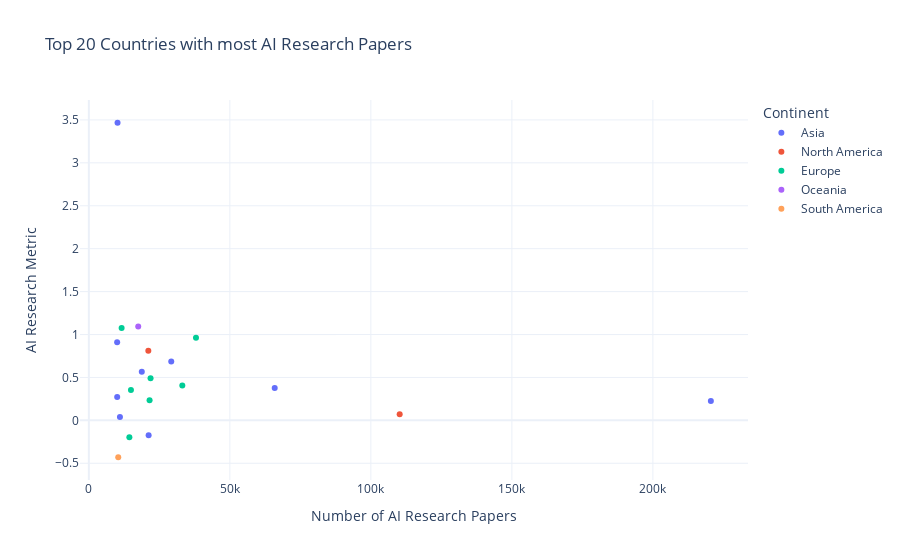

The notebook cell this image was saved under:
### Code cell
fig = px.scatter(
    data_api_topics.sort_values(by = 'AI_paper_count', ascending=False).reset_index(drop=True)[:20],
    x="AI_paper_count",
    y="research_metric_AI",
    color="continent",
    hover_name="Country",
    hover_data={
        "research_metric_AI": True,
        "AI_paper_count": True,
        "continent": True
    },
    title="Top 20 Countries with most AI Research Papers"
)

fig.update_layout(
    xaxis_title="Number of AI Research Papers",
    yaxis_title="AI Research Metric",
    legend_title="Continent",
    template="plotly_white"
)

fig.show()

### Figure 1 — Plotly figure (JSON) as saved in the notebook; plotly's stock layout.template omitted (floating-point values rounded to 4 significant figures)
{"data": [{"customdata": [["Asia"], ["Asia"], ["Asia"], ["Asia"], ["Asia"], ["Asia"], ["Asia"], ["Asia"], ["Asia"]], "hovertemplate": "<b>%{hovertext}</b><br><br>continent=%{customdata[0]}<br>AI_paper_count=%{x}<br>research_metric_AI=%{y}<extra></extra>", "hovertext": ["China", "India", "Indonesia", "Japan", "Korea, Rep.", "Turkiye", "Hong Kong SAR, China", "Saudi Arabia", "Iran, Islamic Rep."], "legendgroup": "Asia", "marker": {"color": "#636efa", "symbol": "circle"}, "mode": "markers", "name": "Asia", "orientation": "v", "showlegend": true, "type": "scatter", "x": [220554, 65903, 29222, 21195, 18770, 11025, 10172, 10047, 10034], "xaxis": "x", "y": [0.2262, 0.3761, 0.6852, -0.1749, 0.5655, 0.03812, 3.467, 0.2726, 0.9108], "yaxis": "y"}, {"customdata": [["North America"], ["North America"]], "hovertemplate": "<b>%{hovertext}</b><br><br>continent=%{customdata[0]}<br>AI_paper_count=%{x}<br>research_metric_AI=%{y}<extra></extra>", "hovertext": ["United States", "Canada"], "legendgroup": "North America", "marker": {"color": "#EF553B", "symbol": "circle"}, "mode": "markers", "name": "North America", "orientation": "v", "showlegend": true, "type": "scatter", "x": [110214, 21091], "xaxis": "x", "y": [0.07021, 0.8107], "yaxis": "y"}, {"customdata": [["Europe"], ["Europe"], ["Europe"], ["Europe"], ["Europe"], ["Europe"], ["Europe"]], "hovertemplate": "<b>%{hovertext}</b><br><br>continent=%{customdata[0]}<br>AI_paper_count=%{x}<br>research_metric_AI=%{y}<extra></extra>", "hovertext": ["United Kingdom", "Germany", "Italy", "France", "Spain", "Russian Federation", "Netherlands"], "legendgroup": "Europe", "marker": {"color": "#00cc96", "symbol": "circle"}, "mode": "markers", "name": "Europe", "orientation": "v", "showlegend": true, "type": "scatter", "x": [37988, 33137, 21877, 21534, 14926, 14366, 11615], "xaxis": "x", "y": [0.9622, 0.4072, 0.4918, 0.2342, 0.3524, -0.1976, 1.076], "yaxis": "y"}, {"customdata": [["Oceania"]], "hovertemplate": "<b>%{hovertext}</b><br><br>continent=%{customdata[0]}<br>AI_paper_count=%{x}<br>research_metric_AI=%{y}<extra></extra>", "hovertext": ["Australia"], "legendgroup": "Oceania", "marker": {"color": "#ab63fa", "symbol": "circle"}, "mode": "markers", "name": "Oceania", "orientation": "v", "showlegend": true, "type": "scatter", "x": [17505], "xaxis": "x", "y": [1.094], "yaxis": "y"}, {"customdata": [["South America"]], "hovertemplate": "<b>%{hovertext}</b><br><br>continent=%{customdata[0]}<br>AI_paper_count=%{x}<br>research_metric_AI=%{y}<extra></extra>", "hovertext": ["Brazil"], "legendgroup": "South America", "marker": {"color": "#FFA15A", "symbol": "circle"}, "mode": "markers", "name": "South America", "orientation": "v", "showlegend": true, "type": "scatter", "x": [10420], "xaxis": "x", "y": [-0.4297], "yaxis": "y"}], "layout": {"legend": {"title": {"text": "Continent"}, "tracegroupgap": 0}, "title": {"text": "Top 20 Countries with most AI Research Papers"}, "xaxis": {"anchor": "y", "domain": [0, 1], "title": {"text": "Number of AI Research Papers"}}, "yaxis": {"anchor": "x", "domain": [0, 1], "title": {"text": "AI Research Metric"}}}}
